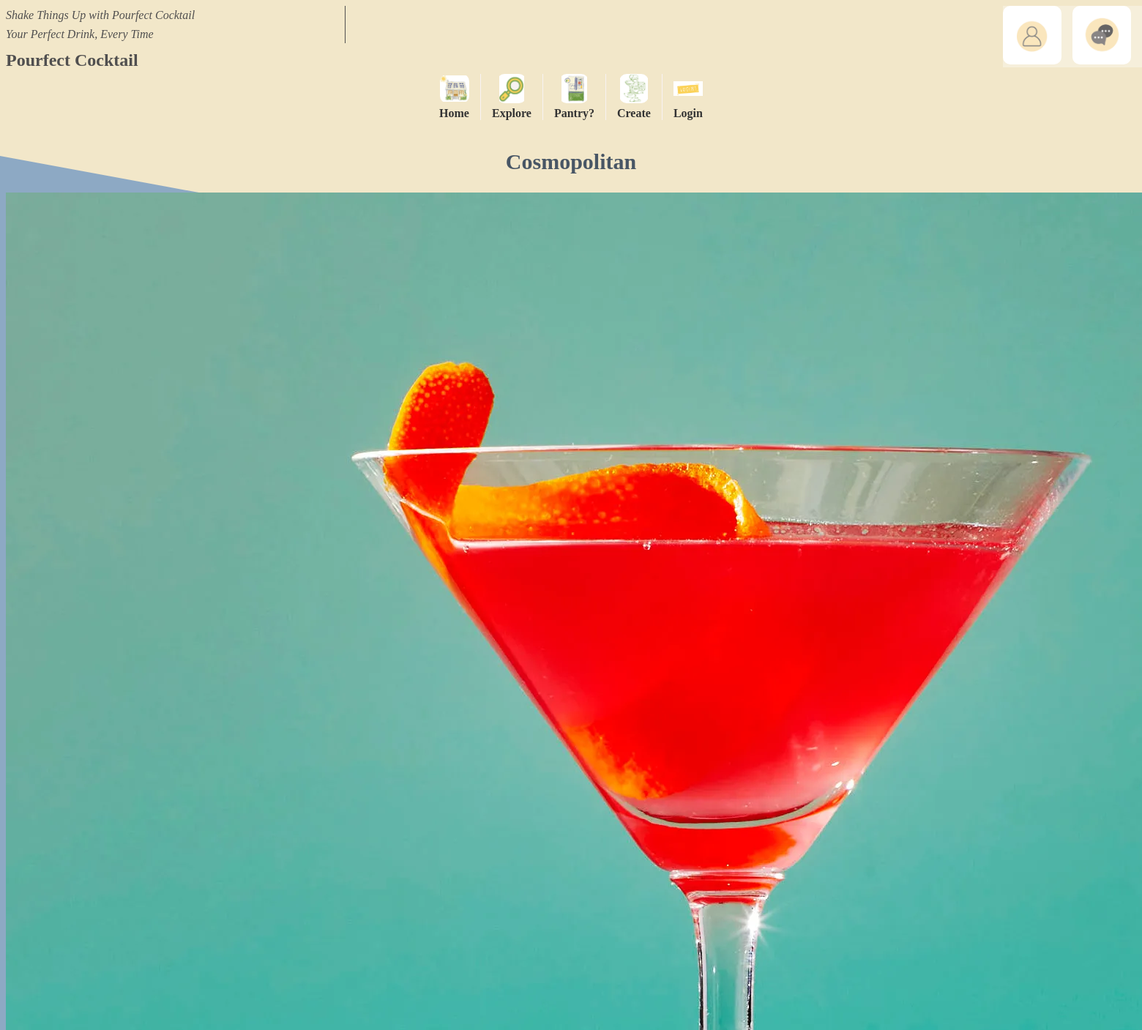
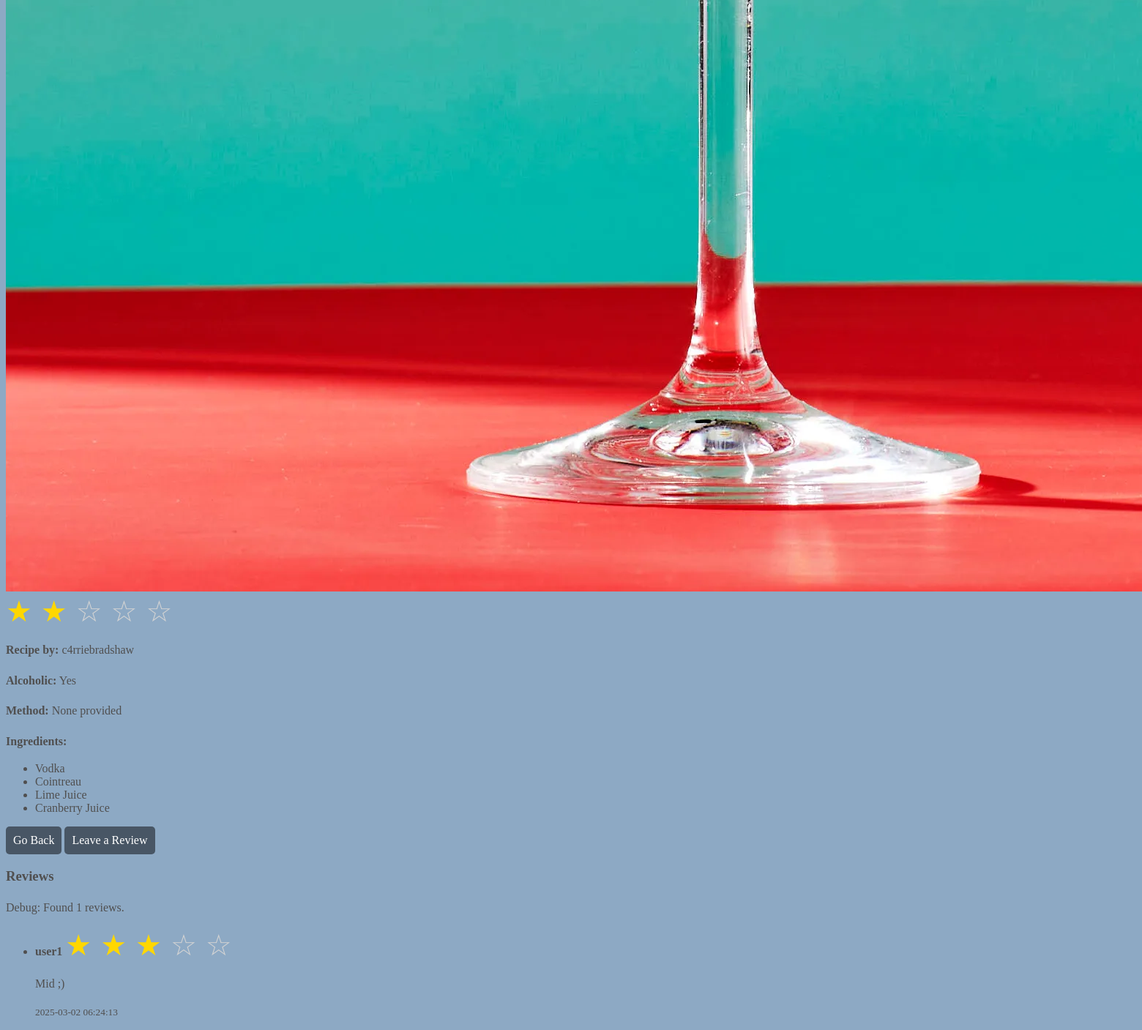
The app's page /explore.html?id=1 with its own data (2 pictures, top to bottom).
### tables this page shows
CREATE TABLE cocktails (
    id INTEGER PRIMARY KEY AUTOINCREMENT,
    name TEXT NOT NULL,
    image TEXT NOT NULL DEFAULT 'basic.jpg', -- Default image set to 'basic.jpg'
    popularity INTEGER DEFAULT 5, -- Number of likes
    reviews_number INTEGER DEFAULT 1,
    alcohol_content INTEGER NOT NULL,
    recipe_by TEXT NOT NULL,
    method TEXT NOT NULL DEFAULT 'None provided',
    created_by INTEGER NOT NULL DEFAULT 1
);

CREATE TABLE ingredients (
    id INTEGER PRIMARY KEY AUTOINCREMENT,
    name VARCHAR(255) NOT NULL UNIQUE
);

CREATE TABLE reviews (
    id INTEGER PRIMARY KEY AUTOINCREMENT,
    user_id INTEGER NOT NULL,
    cocktail_id INTEGER NOT NULL,
    rating INTEGER CHECK (rating BETWEEN 1 AND 5) NOT NULL,
    review_text TEXT DEFAULT '',
    created_at TIMESTAMP DEFAULT CURRENT_TIMESTAMP,
    FOREIGN KEY (user_id) REFERENCES users(id) ON DELETE CASCADE,
    FOREIGN KEY (cocktail_id) REFERENCES cocktails(id) ON DELETE CASCADE
);

CREATE TABLE users (
    id INTEGER PRIMARY KEY AUTOINCREMENT,
    username TEXT UNIQUE NOT NULL,
    email TEXT UNIQUE NOT NULL,
    password TEXT NOT NULL
);

### main.py (the view, shortened to what this page needs)
@app.route('/explore.html')
def explore():
    db = get_db()
    cocktail_id = request.args.get("id") #Debug
    print(cocktail_id)
    if cocktail_id:
        selected_cocktail = db.execute(
            "SELECT * FROM cocktails WHERE id = ?", (cocktail_id,)
        ).fetchone()
        ingredients = db.execute(
            """SELECT ingredients.name
               FROM ingredients
               JOIN cocktail_ingredients ON ingredients.id = cocktail_ingredients.ingredient_id
               WHERE cocktail_ingredients.cocktail_id = ?""", (cocktail_id,)
        ).fetchall()
        reviews = db.execute(
            """SELECT reviews.rating, reviews.review_text, users.username, reviews.created_at
               FROM reviews
               JOIN users ON reviews.user_id = users.id
               WHERE reviews.cocktail_id = ?
               ORDER BY reviews.created_at DESC""", (cocktail_id,)
        ).fetchall()
        print(reviews) #Debug
        return render_template("explore.html", selected_cocktail=selected_cocktail, ingredients=ingredients, reviews=reviews)

### main.py (called while the page is built)
def get_db():
    if "db" not in g:
        g.db = sqlite3.connect(DATABASE, detect_types=sqlite3.PARSE_DECLTYPES)
        g.db.row_factory = sqlite3.Row
    return g.db

### templates/explore.html (shortened to what this page needs)
<!DOCTYPE html>
<html lang="en">
<head>
    <link rel="stylesheet" href="{{ url_for('static', filename='styles.css') }}">
</head>
<body>
    {% include 'navbar.html' %}
    {% if selected_cocktail %}
        <div class="cocktail-details">
            <h2>{{ selected_cocktail.name }}</h2>
            <img src="{{ url_for('static', filename=selected_cocktail.image) }}" alt="{{ selected_cocktail.name }}">
            <div class="rating">
                {% set rating = (selected_cocktail.popularity / selected_cocktail.reviews_number) | round(1) %}
                {% for i in range(1, 6) %}
                    {% if i <= rating %}
                        <span class="star filled">★</span>
                    {% else %}
                        <span class="star empty">☆</span>
                    {% endif %}
                {% endfor %}
            </div>
            <p><strong>Recipe by:</strong> {{ selected_cocktail.recipe_by }}</p>
            <p><strong>Alcoholic:</strong> {% if selected_cocktail.alcohol_content == 1 %} Yes {% else %} No {% endif %}</p>
            <p><strong>Method:</strong> {{ selected_cocktail.method }}</p>
            <p><strong>Ingredients:</strong></p>
            <ul>
                {% for ingredient in ingredients %}
                    <li>{{ ingredient.name }}</li>
                {% endfor %}
            </ul>
            <button onclick="history.back()">Go Back</button>
            <button onclick="openReviewModal()">Leave a Review</button>
        </div>
        <div class="reviews-section">
            <h3>Reviews</h3>
            {% if reviews %}
                <p>Debug: Found {{ reviews|length }} reviews.</p>
                <ul>
                    {% for review in reviews %}
                        <li>
                            <strong>{{ review.username }}</strong>
                            <span class="rating">
                                {% for i in range(1, 6) %}
                                    {% if i <= review.rating %}
                                        <span class="star filled">★</span>
                                    {% else %}
                                        <span class="star empty">☆</span>
                                    {% endif %}
                                {% endfor %}
                            </span>
                            <p>{{ review.review_text }}</p>
                            <small>{{ review.created_at }}</small>
                        </li>
                    {% endfor %}
                </ul>
            {% else %}
                <p>Debug: No reviews found.</p>
            {% endif %}
        </div>
    {% endif %}
</body>
</html>

### static/styles.css (style rules this page uses)
body { background-color: #8DA9C4; font-family: "Tinos", serif; color: #504f4f; }
div { box-sizing: border-box; }
h2 { font-size: 30px; margin-top: 20px; padding-top: 20px; color:#485665; text-align: center; }
button { background-color:#485665; size: 20px; padding: 10px; color: white; box-shadow: none; border: none; border-radius: 5px; cursor: pointer; font-size: 16px; font-family: "Tinos", serif; }
p { font-size: 16px; line-height: 1.6; }
.rating { font-size: 40px; color: gold; }
.star { display: inline-block; margin-right: 2px; }
.filled { color: gold; }
.empty { color: lightgray; }

### records on screen
cocktails: name "Cosmopolitan", image (picture), recipe_by "c4rriebradshaw", method "None provided"
ingredients: name "Vodka"
ingredients: name "Cointreau"
ingredients: name "Lime Juice"
ingredients: name "Cranberry Juice"
reviews: username "user1", rating 3 (drawn), review_text "Mid ;)", created_at "2025-03-02 06:24:13"

### other values on screen
{{ reviews|length }} "1"
